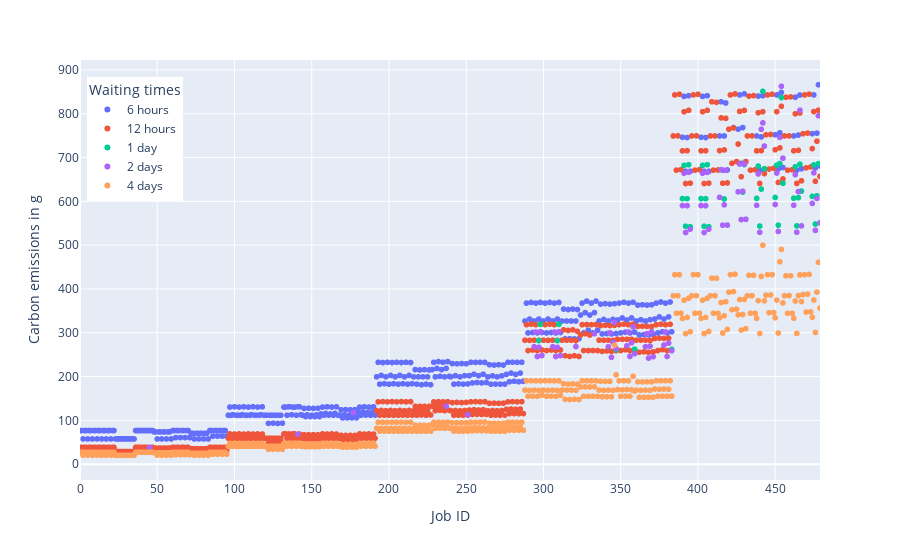

This figure's notebook cell:
### Code cell
print(same_job_different_deadlines_df_filtered.head())

same_job_different_deadlines_df_filtered['waiting_time'] = same_job_different_deadlines_df_filtered['waiting_time'].astype(str)

name_mapping = {
    "6": "6 hours", 
    "12": "12 hours", 
    "24": "1 day", 
    "48": "2 days", 
    "96": "4 days"
}

label_order = list(name_mapping.values())

same_job_different_deadlines_df_filtered['waiting_time_label'] = same_job_different_deadlines_df_filtered['waiting_time'].replace(name_mapping)

waiting_times_ints = [str(w) for w in sorted([int(w) for w in waiting_times])]

def make_deadlines_plot(df: pd.DataFrame):
    fig = px.scatter(
        df, x="job_index", y="carbon_cost", color="waiting_time_label",
        hover_data=df.columns, color_continuous_scale='Aggrnyl',
       category_orders={'waiting_time_label': label_order}
    )

    fig.update_layout({
        "xaxis_title":"Job ID",
        "yaxis_title":"Carbon emissions in g",
        "xaxis_range": [0, df["job_index"].max()]
    })

    fig.update_layout(
        legend_title_text='Waiting times',
        legend=dict(
            x=0.01, 
            y=0.96,
        )
    )

    fig.show()
    return fig

same_jobs_different_deadlines_fig = make_deadlines_plot(same_job_different_deadlines_df_filtered)
pio.write_image(same_job_different_phases_fig, file="eval_same_job_different_deadlines.pdf")

### Figure 1 — Plotly figure (JSON) as saved in the notebook; plotly's stock layout.template omitted (floating-point values rounded to 4 significant figures; data arrays with more than 128 entries replaced by an {"elided": "..."} marker saying what was removed)
{"data": [{"customdata": {"elided": "436x18 mixed values"}, "hovertemplate": "waiting_time_label=%{customdata[17]}<br>job_index=%{x}<br>carbon_cost=%{y}<br>ID=%{customdata[0]}<br>arrival_time=%{customdata[1]}<br>length=%{customdata[2]}<br>cpus=%{customdata[3]}<br>length_class=%{customdata[4]}<br>resource_class=%{customdata[5]}<br>dollar_cost=%{customdata[6]}<br>start_time=%{customdata[7]}<br>waiting_time=%{customdata[8]}<br>exit_time=%{customdata[9]}<br>reason=%{customdata[10]}<br>scheduling_policy=%{customdata[11]}<br>work_type=%{customdata[12]}<br>work_phases=%{customdata[13]}<br>startup_length=%{customdata[14]}<br>startup_power=%{customdata[15]}<br>filename=%{customdata[16]}<extra></extra>", "legendgroup": "6 hours", "marker": {"color": "#636efa", "symbol": "circle"}, "mode": "markers", "name": "6 hours", "showlegend": true, "type": "scattergl", "x": {"elided": "436 int values"}, "xaxis": "x", "y": {"elided": "436 float values"}, "yaxis": "y"}, {"customdata": {"elided": "475x18 mixed values"}, "hovertemplate": "waiting_time_label=%{customdata[17]}<br>job_index=%{x}<br>carbon_cost=%{y}<br>ID=%{customdata[0]}<br>arrival_time=%{customdata[1]}<br>length=%{customdata[2]}<br>cpus=%{customdata[3]}<br>length_class=%{customdata[4]}<br>resource_class=%{customdata[5]}<br>dollar_cost=%{customdata[6]}<br>start_time=%{customdata[7]}<br>waiting_time=%{customdata[8]}<br>exit_time=%{customdata[9]}<br>reason=%{customdata[10]}<br>scheduling_policy=%{customdata[11]}<br>work_type=%{customdata[12]}<br>work_phases=%{customdata[13]}<br>startup_length=%{customdata[14]}<br>startup_power=%{customdata[15]}<br>filename=%{customdata[16]}<extra></extra>", "legendgroup": "12 hours", "marker": {"color": "#EF553B", "symbol": "circle"}, "mode": "markers", "name": "12 hours", "showlegend": true, "type": "scattergl", "x": {"elided": "475 int values"}, "xaxis": "x", "y": {"elided": "475 float values"}, "yaxis": "y"}, {"customdata": {"elided": "48x18 mixed values"}, "hovertemplate": "waiting_time_label=%{customdata[17]}<br>job_index=%{x}<br>carbon_cost=%{y}<br>ID=%{customdata[0]}<br>arrival_time=%{customdata[1]}<br>length=%{customdata[2]}<br>cpus=%{customdata[3]}<br>length_class=%{customdata[4]}<br>resource_class=%{customdata[5]}<br>dollar_cost=%{customdata[6]}<br>start_time=%{customdata[7]}<br>waiting_time=%{customdata[8]}<br>exit_time=%{customdata[9]}<br>reason=%{customdata[10]}<br>scheduling_policy=%{customdata[11]}<br>work_type=%{customdata[12]}<br>work_phases=%{customdata[13]}<br>startup_length=%{customdata[14]}<br>startup_power=%{customdata[15]}<br>filename=%{customdata[16]}<extra></extra>", "legendgroup": "1 day", "marker": {"color": "#00cc96", "symbol": "circle"}, "mode": "markers", "name": "1 day", "showlegend": true, "type": "scattergl", "x": [297, 298, 309, 310, 347, 359, 383, 390, 391, 392, 393, 394, 395, 402, 403, 404, 405, 406, 407, 417, 419, 429, 430, 431, 438, 439, 440, 441, 442, 443, 450, 451, 452, 453, 454, 455, 462, 463, 464, 465, 466, 467, 474, 475, 476, 477, 478, 479], "xaxis": "x", "y": [282.2, 319.2, 282.2, 319.2, 260.9, 262.5, 262.1, 606.3, 682.1, 543.1, 606.1, 683.6, 542.1, 606.3, 682.1, 543.1, 606.1, 683.6, 542.1, 605.4, 545.9, 621.1, 683.9, 559.2, 606.8, 680.5, 543.6, 628.0, 851.1, 674.6, 608.9, 682.6, 545.7, 686.2, 836.9, 641.3, 607.2, 678.9, 544.0, 608.4, 684.8, 623.5, 611.4, 683.1, 548.2, 612.5, 686.2, 551.1], "yaxis": "y"}, {"customdata": {"elided": "90x18 mixed values"}, "hovertemplate": "waiting_time_label=%{customdata[17]}<br>job_index=%{x}<br>carbon_cost=%{y}<br>ID=%{customdata[0]}<br>arrival_time=%{customdata[1]}<br>length=%{customdata[2]}<br>cpus=%{customdata[3]}<br>length_class=%{customdata[4]}<br>resource_class=%{customdata[5]}<br>dollar_cost=%{customdata[6]}<br>start_time=%{customdata[7]}<br>waiting_time=%{customdata[8]}<br>exit_time=%{customdata[9]}<br>reason=%{customdata[10]}<br>scheduling_policy=%{customdata[11]}<br>work_type=%{customdata[12]}<br>work_phases=%{customdata[13]}<br>startup_length=%{customdata[14]}<br>startup_power=%{customdata[15]}<br>filename=%{customdata[16]}<extra></extra>", "legendgroup": "2 days", "marker": {"color": "#ab63fa", "symbol": "circle"}, "mode": "markers", "name": "2 days", "showlegend": true, "type": "scattergl", "x": [45, 141, 177, 237, 251, 294, 295, 296, 297, 298, 299, 306, 307, 308, 309, 310, 311, 321, 333, 342, 343, 344, 345, 346, 347, 354, 355, 356, 357, 358, 359, 366, 367, 368, 369, 370, 371, 378, 379, 380, 381, 383, 390, 391, 392, 393, 394, 395, 402, 403, 404, 405, 406, 407, 414, 415, 416, 417, 418, 419, 426, 427, 428, 429, 430, 431, 438, 439, 440, 441, 442, 443, 450, 451, 452, 453, 454, 455, 462, 463, 464, 465, 466, 467, 474, 475, 476, 477, 478, 479], "xaxis": "x", "y": [38.4, 68.85, 117.9, 132.5, 113.0, 268.2, 301.7, 245.8, 266.7, 302.3, 248.1, 268.2, 301.7, 245.8, 266.7, 302.3, 248.1, 268.5, 297.9, 268.2, 299.9, 244.0, 278.5, 323.7, 263.9, 270.1, 301.8, 245.9, 277.2, 313.5, 252.4, 268.2, 298.1, 242.2, 269.3, 302.4, 245.5, 272.0, 301.8, 245.9, 276.3, 259.0, 590.4, 664.2, 528.9, 590, 666.2, 536.5, 590.4, 664.2, 528.9, 590, 666.2, 536.5, 609.1, 672.5, 545.6, 592.0, 670.9, 545.7, 621.8, 685.2, 558.3, 623.1, 685.0, 559, 590.8, 662.6, 529.2, 764.5, 779.2, 726.2, 592.8, 664.6, 531.3, 745.9, 862.7, 698.5, 591.1, 660.9, 529.6, 622.3, 808.1, 543.9, 595.3, 665.0, 533.7, 606.6, 795.3, 550.9], "yaxis": "y"}, {"customdata": {"elided": "480x18 mixed values"}, "hovertemplate": "waiting_time_label=%{customdata[17]}<br>job_index=%{x}<br>carbon_cost=%{y}<br>ID=%{customdata[0]}<br>arrival_time=%{customdata[1]}<br>length=%{customdata[2]}<br>cpus=%{customdata[3]}<br>length_class=%{customdata[4]}<br>resource_class=%{customdata[5]}<br>dollar_cost=%{customdata[6]}<br>start_time=%{customdata[7]}<br>waiting_time=%{customdata[8]}<br>exit_time=%{customdata[9]}<br>reason=%{customdata[10]}<br>scheduling_policy=%{customdata[11]}<br>work_type=%{customdata[12]}<br>work_phases=%{customdata[13]}<br>startup_length=%{customdata[14]}<br>startup_power=%{customdata[15]}<br>filename=%{customdata[16]}<extra></extra>", "legendgroup": "4 days", "marker": {"color": "#FFA15A", "symbol": "circle"}, "mode": "markers", "name": "4 days", "showlegend": true, "type": "scattergl", "x": {"elided": "480 int values"}, "xaxis": "x", "y": {"elided": "480 float values"}, "yaxis": "y"}], "layout": {"legend": {"title": {"text": "Waiting times"}, "tracegroupgap": 0, "x": 0.01, "y": 0.96}, "margin": {"t": 60}, "xaxis": {"anchor": "y", "domain": [0, 1], "range": [0, 479], "title": {"text": "Job ID"}}, "yaxis": {"anchor": "x", "domain": [0, 1], "title": {"text": "Carbon emissions in g"}}}}
